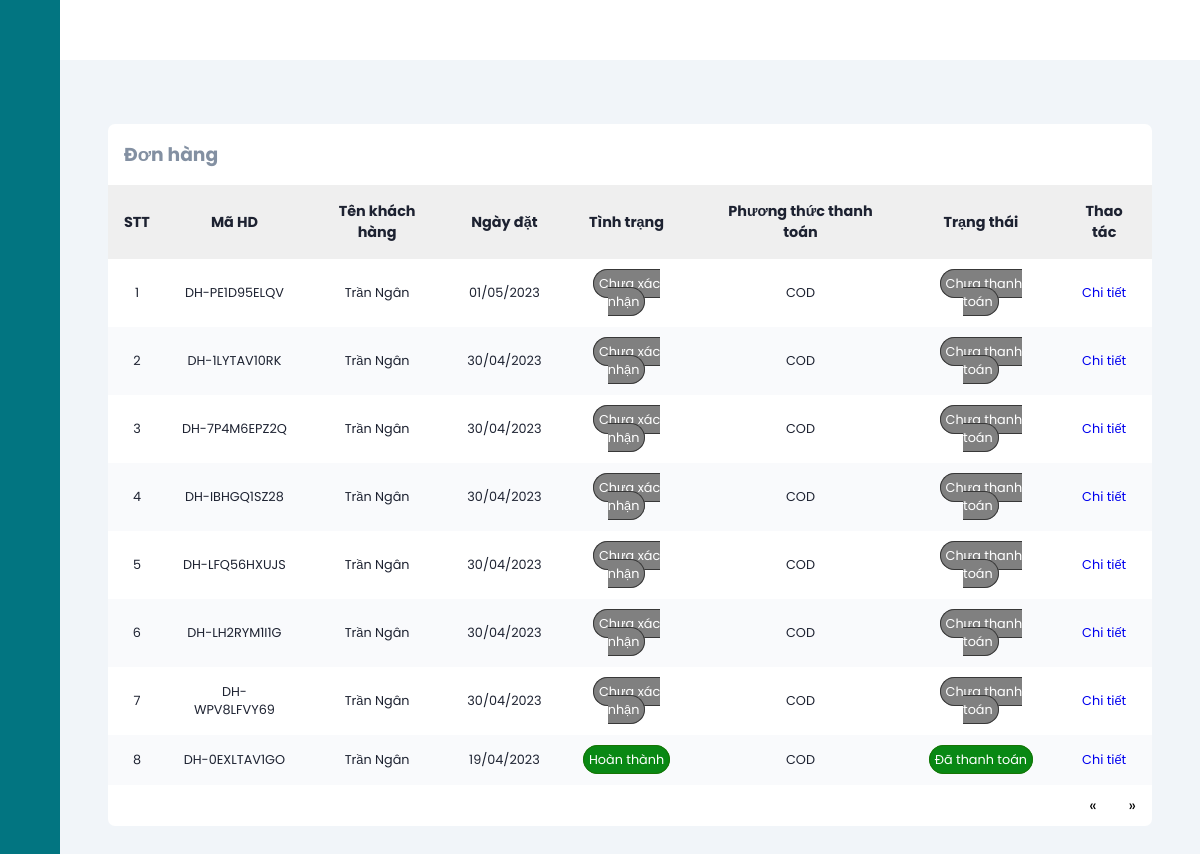
Screenshot of /orderManage (signed in) with the database file from the repository.
### tables this page shows
CREATE TABLE `orders` (
  `id` varchar(50) NOT NULL,
  `userId` int(11) NOT NULL,
  `createdDate` date NOT NULL,
  `receivedDate` date DEFAULT NULL,
  `status` varchar(20) NOT NULL,
  `paymentStatus` tinyint(1) NOT NULL,
  `paymentMethod` varchar(10) NOT NULL,
  `payDate` datetime DEFAULT NULL,
  `total` decimal(10,0) NOT NULL,
  `discount` int(11) DEFAULT NULL
);

CREATE TABLE `users` (
  `id` int(11) NOT NULL,
  `fullName` varchar(255) NOT NULL,
  `email` varchar(255) NOT NULL,
  `dob` date NOT NULL,
  `address` varchar(500) NOT NULL,
  `password` varchar(255) NOT NULL,
  `roleId` int(11) NOT NULL,
  `status` tinyint(1) NOT NULL,
  `captcha` varchar(50) NOT NULL,
  `isConfirmed` tinyint(4) NOT NULL DEFAULT 0,
  `phone` varchar(10) NOT NULL,
  `provinceId` varchar(5) NOT NULL,
  `districtId` varchar(5) NOT NULL,
  `wardId` varchar(5) NOT NULL
);

### mvc/core/ControllerBase.php (called while the page is built, shortened)
<?php
class ControllerBase{
    public function view($view, $data=[]){
        require_once "./mvc/views/".$view.".php";
    }
}
?>

### mvc/controllers/OrderManage.php (called while the page is built, shortened)
<?php
class orderManage extends ControllerBase
{
    public function Index()
    {
        $order = $this->model("orderModel");
        $result = $order->getAll();
        $orderList = $result->fetch_all(MYSQLI_ASSOC);
        $this->view("admin/order", [
            "headTitle" => "Quản lý đơn đặt hàng",
            "orderList" => $orderList
        ]);
    }
}

### mvc/core/App.php (called while the page is built, shortened)
<?php
class App
{
    protected $action = "Index";
    function __construct()
    {
        $arr = $this->UrlProcess();
        if (file_exists("./mvc/controllers/" . $arr[0] . ".php")) {
            unset($arr[0]);
        }
        $this->controller = new $this->controller;
        $this->params = $arr ? array_values($arr) : [];
        array_push($this->params, $_GET);
        call_user_func_array([$this->controller, $this->action], $this->params);
    }
    function UrlProcess()
    {
        if (isset($_GET["url"])) {
            return explode("/", filter_var(trim($_GET["url"], "/")));
        }
    }
}

### index.php (called while the page is built, shortened)
<?php
$myApp = new App();
?>

### mvc/core/DB.php (called while the page is built, shortened)
<?php
class DB{
    private static $instance = null;
    protected $servername = "localhost";
    protected $username = "root";
    protected $password = "";
    private function __construct(){
        $this->con = mysqli_connect($this->servername, $this->username, $this->password);
    }
    public static function getInstance()
    {
      if(!self::$instance)
      {
        self::$instance = new DB();
      }
      return self::$instance;
    }
}
?>

### mvc/models/OrderModel.php (called while the page is built, shortened)
<?php
class orderModel
{
    private static $instance = null;
    public static function getInstance()
    {
        if (!self::$instance) {
            self::$instance = new orderModel();
        }
        return self::$instance;
    }
    public function getAll()
    {
        $db = DB::getInstance();
        $sql = "SELECT o.id as orderId, o.createdDate, o.receivedDate, o.status, o.paymentStatus, o.paymentMethod, o.payDate, o.total, o.discount, u.id as userId, u.fullName FROM orders o JOIN users u ON o.userId = u.id ORDER BY o.createdDate DESC";
        $result = mysqli_query($db->con, $sql);
        return $result;
    }
}

### mvc/views/admin/order.php (the view, shortened to what this page needs)
<?php require APP_ROOT . '/views/admin/inc/head.php'; ?>
<body>
    <?php require APP_ROOT . '/views/admin/inc/sidebar.php'; ?>
    <div class="main-content">
        <main>
            <section class="recent">
                <div class="activity-grid">
                    <div class="activity-card">
                        <h3>Đơn hàng</h3>
                        <div class="table-responsive">
                            <table>
                                <thead>
                                    <tr>
                                        <th>STT</th>
                                        <th>Mã HD</th>
                                        <th>Tên khách hàng</th>
                                        <th>Ngày đặt</th>
                                        <th>Tình trạng</th>
                                        <th>Phương thức thanh toán</th>
                                        <th>Trạng thái</th>
                                        <th>Thao tác</th>
                                    </tr>
                                </thead>
                                <tbody>
                                    <?php
                                    $count = 0;
                                    foreach ($data['orderList'] as $key => $value) {
                                    ?>
                                        <tr>
                                            <td><?= ++$count ?></td>
                                            <td><?= $value['orderId'] ?></td>
                                            <td><?= $value['fullName'] ?></td>
                                            <td><?= date("d/m/Y", strtotime($value['createdDate'])) ?></td>
                                            <?php
                                            if ($value['status'] == "processing") { ?>
                                                <td><span class="gray">Chưa xác nhận</span></td>
                                            <?php  } else if ($value['status'] == "processed") { ?>
                                                <td><span class="blue">Đã xác nhận</span></td>
                                            <?php } else if ($value['status'] == "delivery") { ?>
                                                <td><span class="yellow">Đang giao hàng</span></td>
                                            <?php } else if ($value['status'] == "cancel"){ ?>
                                                <td><span class="gray">Đã hủy</span></td>
                                            <?php } else if ($value['status'] == "received"){ ?>
                                                <td><span class="active">Hoàn thành</span></td>
                                            <?php } else{ ?>
                                                <td><span class="gray">...</span></td>
                                            <?php }
                                            ?>
                                            <td><?= $value['paymentMethod'] ?></td>
                                            <?php
                                            if ($value['paymentStatus']) { ?>
                                                <td><span class="active">Đã thanh toán</span></td>
                                            <?php } else { ?>
                                                <td><span class="gray">Chưa thanh toán</span></td>
                                            <?php }
                                            ?>
                                            <td><a href="<?= URL_ROOT . '/orderManage/detail/' . $value['orderId'] ?>">Chi tiết</a></td>
                                        </tr>
                                    <?php }
                                    ?>
                                </tbody>
                            </table>
                        </div>
                        <div class="pagination">
                            <a href="<?= URL_ROOT ?>/orderManage?page=<?= (isset($_GET['page'])) ? (($_GET['page'] <= 1) ? 1 : $_GET['page'] - 1) : 1 ?>">&laquo;</a>
                            <a href="<?= URL_ROOT ?>/orderManage?page=<?= (isset($_GET['page'])) ? ($_GET['page'] == $data['countPaging'] ? $_GET['page'] : $_GET['page'] + 1) : 2 ?>">&raquo;</a>
                        </div>
                    </div>
                </div>
            </section>
        </main>
    </div>
</body>
</html>

### public/css/admin.css (style rules this page uses)
:root { --main-color: #027581; --color-dark: #1D2231; --text-grey: #8390A2; }
* { font-family: 'Poppins', sans-serif; margin: 0; padding: 0; text-decoration: none; list-style-type: none; box-sizing: border-box; }
.main-content { position: relative; margin-left: 240px; transition: margin-left 500ms; }
main { margin-top: 60px; background: #f1f5f9; min-height: 90vh; padding: 1rem 3rem; }
.recent { margin-top: 3rem; margin-bottom: 3rem; }
.activity-grid { display: grid; grid-template-columns: 100% 25%; grid-column-gap: 1.5rem; }
.activity-card, .summary-card, .bday-card { background: #fff; border-radius: 7px; }
.activity-card h3 { color: var(--text-grey); margin: 1rem; }
.activity-card table { width: 100%; border-collapse: collapse; }
.activity-card thead { background: #efefef; text-align: left; }
th, td { font-size: .9rem; padding: 1rem 1rem; color: var(--color-dark); text-align: center; }
td { font-size: .8rem; }
tbody tr:nth-child(even) { background: #f9fafc; }
.table-responsive { overflow-x: auto; }
@media only screen and (max-width: 1200px) { .main-content { margin-left: 60px; } }
.active { background: rgb(9, 136, 20); color: #fff; border: 1px solid rgb(23, 116, 4); padding: 5px; border-radius: 20px; }
.gray { background: gray; color: #fff; border: 1px solid rgb(56, 56, 56); padding: 5px; border-radius: 20px; }
.pagination { float: right; }
.pagination a { color: black; float: left; padding: 8px 16px; text-decoration: none; }

### rows the page displays
orders: id "DH-PE1D95ELQV", userId.fullName "Trần Ngân", createdDate "01/05/2023", status "Chưa xác nhận", paymentMethod "COD", paymentStatus "Chưa thanh toán"
orders: id "DH-1LYTAV10RK", userId.fullName "Trần Ngân", createdDate "30/04/2023", status "Chưa xác nhận", paymentMethod "COD", paymentStatus "Chưa thanh toán"
orders: id "DH-7P4M6EPZ2Q", userId.fullName "Trần Ngân", createdDate "30/04/2023", status "Chưa xác nhận", paymentMethod "COD", paymentStatus "Chưa thanh toán"
orders: id "DH-IBHGQ1SZ28", userId.fullName "Trần Ngân", createdDate "30/04/2023", status "Chưa xác nhận", paymentMethod "COD", paymentStatus "Chưa thanh toán"
orders: id "DH-LFQ56HXUJS", userId.fullName "Trần Ngân", createdDate "30/04/2023", status "Chưa xác nhận", paymentMethod "COD", paymentStatus "Chưa thanh toán"
orders: id "DH-LH2RYM1I1G", userId.fullName "Trần Ngân", createdDate "30/04/2023", status "Chưa xác nhận", paymentMethod "COD", paymentStatus "Chưa thanh toán"
orders: id "DH-WPV8LFVY69", userId.fullName "Trần Ngân", createdDate "30/04/2023", status "Chưa xác nhận", paymentMethod "COD", paymentStatus "Chưa thanh toán"
orders: id "DH-0EXLTAV1GO", userId.fullName "Trần Ngân", createdDate "19/04/2023", status "Hoàn thành", paymentMethod "COD", paymentStatus "Đã thanh toán"
